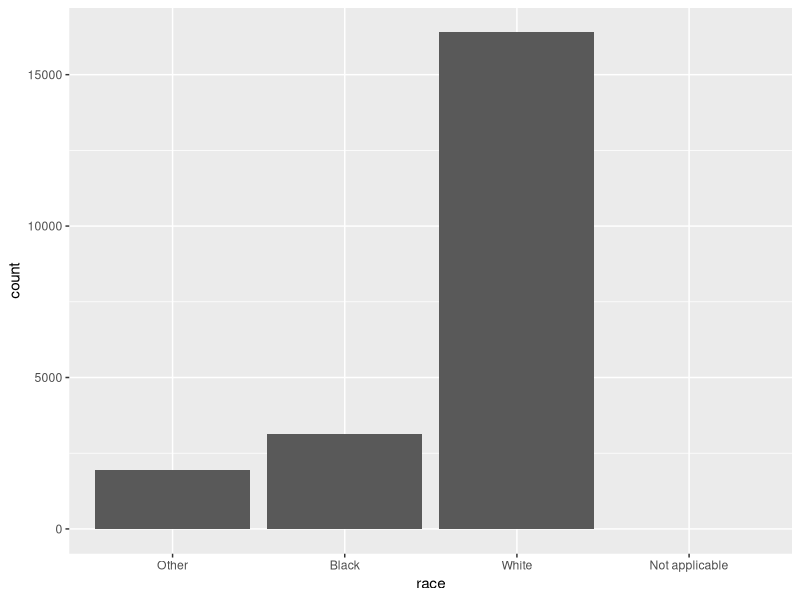
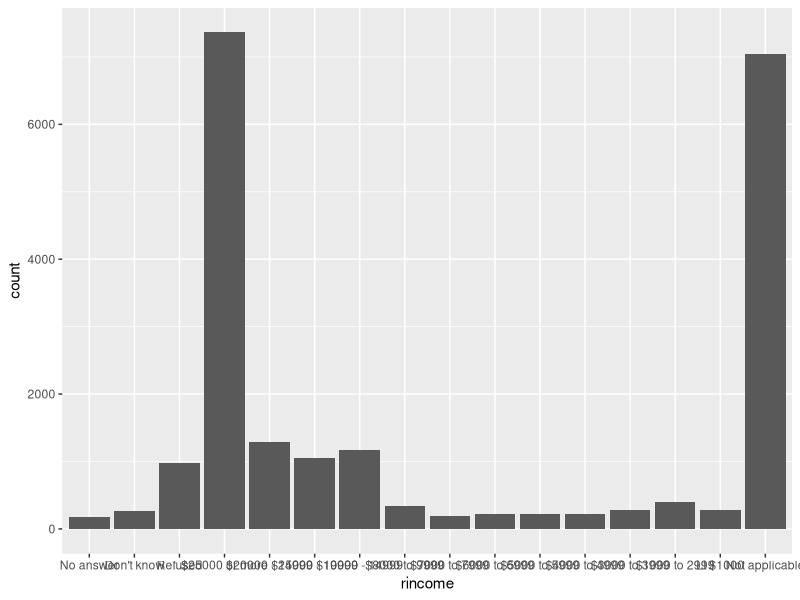
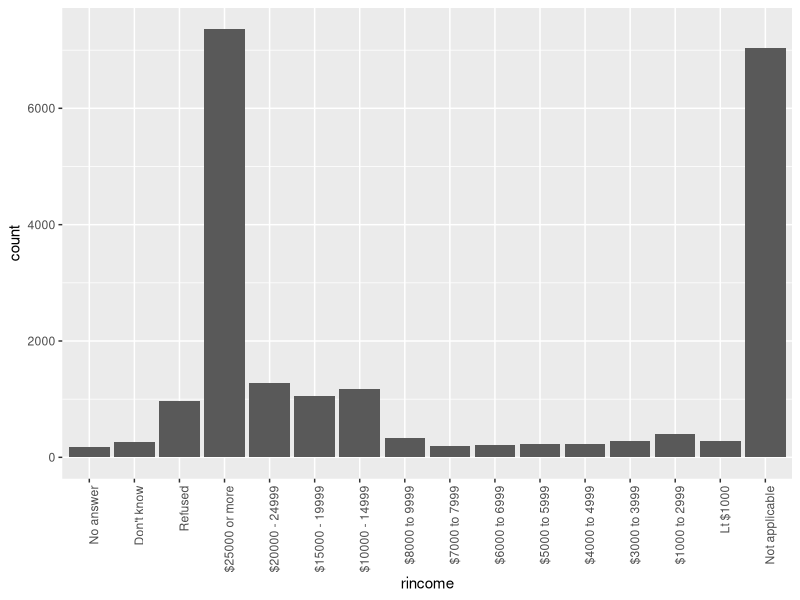
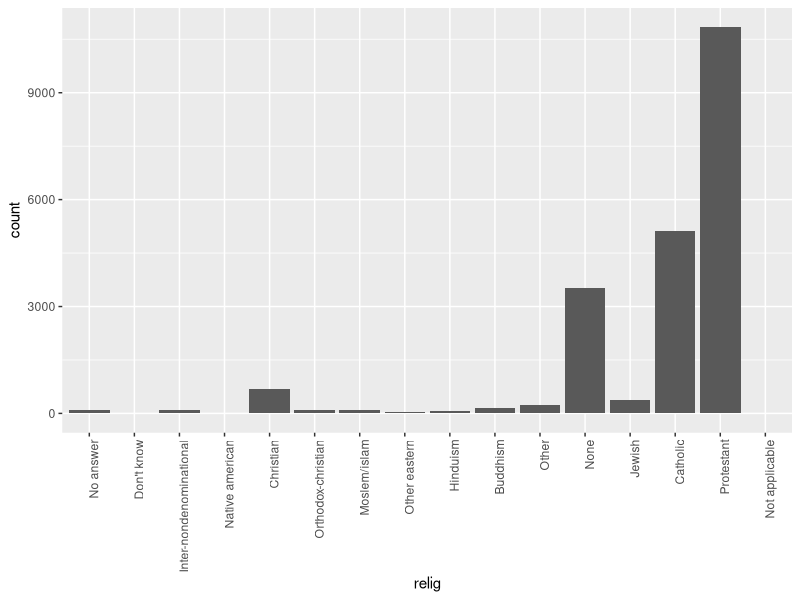
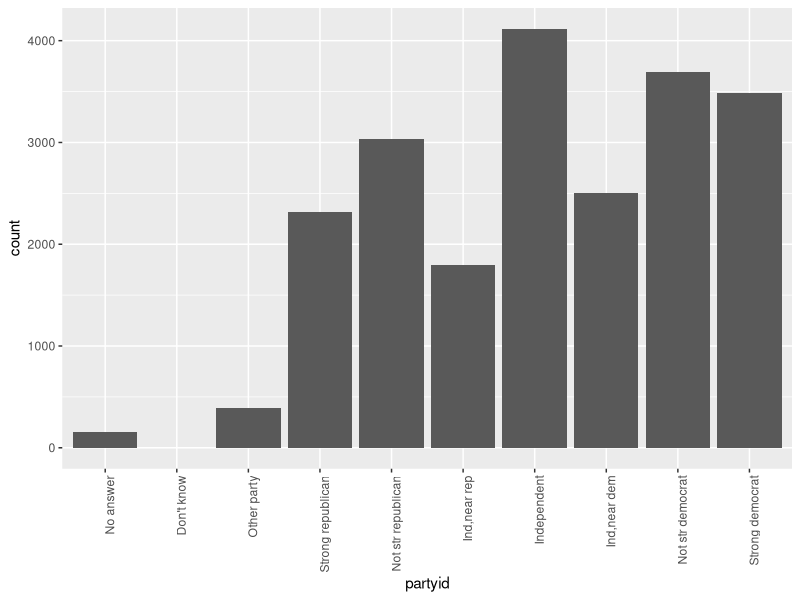
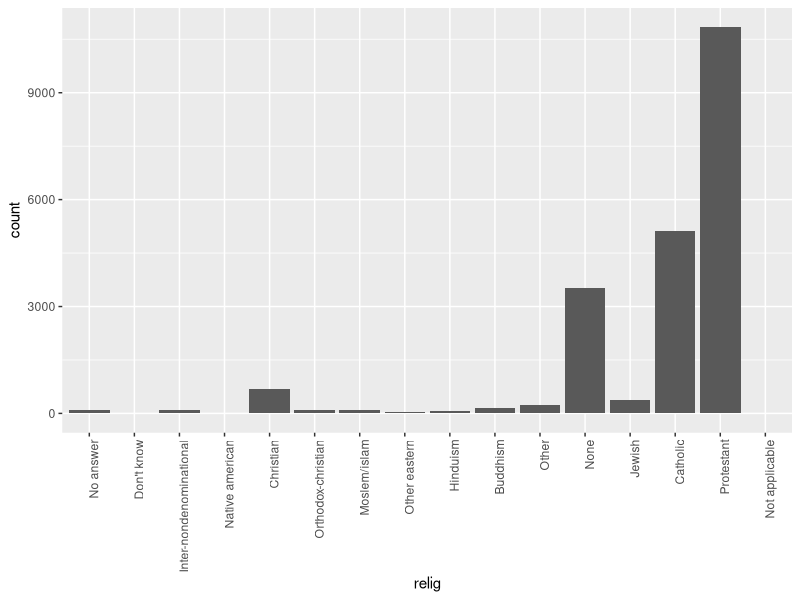
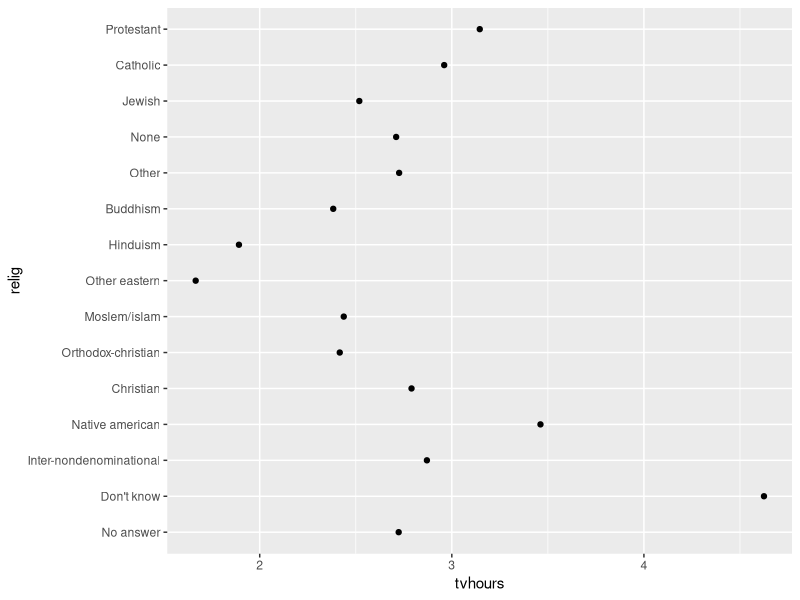
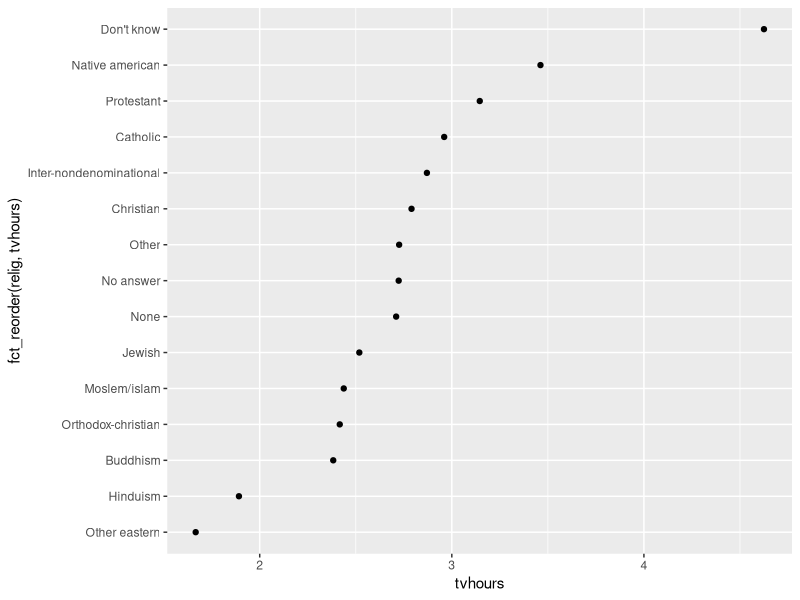

Source code (R) for these figures, in order:
## ---- chunk 1
library(tidyverse)
library(forcats)
## ---- chunk 2
months <- c("Jan", "Feb", "Mar")
# it is possible to mistype a month, and this is bad:
months1 <- c("Jann", "Deb", "Car")
#also note that these don't sort in the order we want:
sort(months)
## ---- chunk 3
months_levels <- c("Jan", "Feb", "Mar", "Apr", "May", "Jun",
                   "Jul", "Aug", "Sep", "Oct", "Nov", "Dec")
## ---- chunk 4
y1 <- factor(months, levels=months_levels)
y1
## ---- chunk 5
y2 <- factor(months1, levels=months_levels)
y2
levels(y2)
## ---- chunk 6
View(gss_cat)
summary(gss_cat)
mean(gss_cat$tvhours,na.rm = TRUE)
## ---- chunk 7
gss_cat %>% 
  count(race)
## ---- chunk 8
gss_cat %>% 
  count(marital)
## ---- chunk 9
ggplot(gss_cat, aes(race)) +
  geom_bar() +
  scale_x_discrete(drop=FALSE)
## ---- chunk 10
ggplot(gss_cat, aes(rincome)) +
  geom_bar()+
  scale_x_discrete(drop=FALSE)
## ---- chunk 11
ggplot(gss_cat, aes(rincome)) +
  geom_bar()+
  scale_x_discrete(drop=FALSE) +
  theme(axis.text.x = element_text(angle = 90, hjust = 1))
## ---- chunk 12
ggplot(gss_cat, aes(relig)) +
  geom_bar()+
  scale_x_discrete(drop=FALSE) +
  theme(axis.text.x = element_text(angle = 90, hjust = 1))
## ---- chunk 13
ggplot(gss_cat, aes(partyid)) +
  geom_bar()+
  scale_x_discrete(drop=FALSE) +
  theme(axis.text.x = element_text(angle = 90, hjust = 1))
## ---- chunk 14
gss_cat %>% 
  count(partyid)
## ---- chunk 15
ggplot(gss_cat, aes(relig)) +
  geom_bar()+
  scale_x_discrete(drop=FALSE) +
  theme(axis.text.x = element_text(angle = 90, hjust = 1))
## ---- chunk 16
levels(gss_cat$relig)
## ---- chunk 17
gss_cat %>% 
  count(relig)
## ---- chunk 18
relig <- gss_cat %>% 
  group_by(relig) %>% 
  summarise(
    age = mean(age, na.rm = TRUE),
    tvhours=mean(tvhours, na.rm = TRUE),
    n=n()
    )
ggplot(relig, aes(tvhours, relig)) + geom_point()
## ---- chunk 19
ggplot(relig, aes(tvhours, fct_reorder(relig, tvhours))) +
  geom_point()
## ---- chunk 20
relig %>% 
  mutate(relig = fct_reorder(relig, tvhours)) %>% 
  ggplot(aes(tvhours, relig))+
  geom_point()
## ---- chunk 21
rincome <- gss_cat %>% 
  group_by(rincome) %>% 
  summarise(
    age = mean(age, na.rm=TRUE),
    tvhours = mean(tvhours, na.rm=TRUE),
    n=n()
  )

ggplot(rincome, aes(age, fct_reorder(rincome, tvhours))) +
         geom_point()
## ---- chunk 22
ggplot(
  rincome,
  aes(age, fct_relevel(rincome, "Not applicable"))
) +
  geom_point()
## ---- chunk 23
by_age <- gss_cat %>% 
  filter(!is.na(age)) %>% 
  count(age, marital) %>% 
  group_by(age) %>% 
  mutate(prop = n / sum(n))

ggplot(by_age, aes(age, prop, color=marital)) +
  geom_line(na.rm = TRUE)
## ---- chunk 24
gss_cat %>% 
  mutate(marital = marital %>% 
           fct_infreq() %>% 
           fct_rev()) %>% 
           ggplot(aes(marital)) +
           geom_bar()
## ---- chunk 25
mean(gss_cat$tvhours, na.rm = TRUE)
median(gss_cat$tvhours, na.rm = TRUE)
## ---- chunk 26
sapply(gss_cat, levels)
